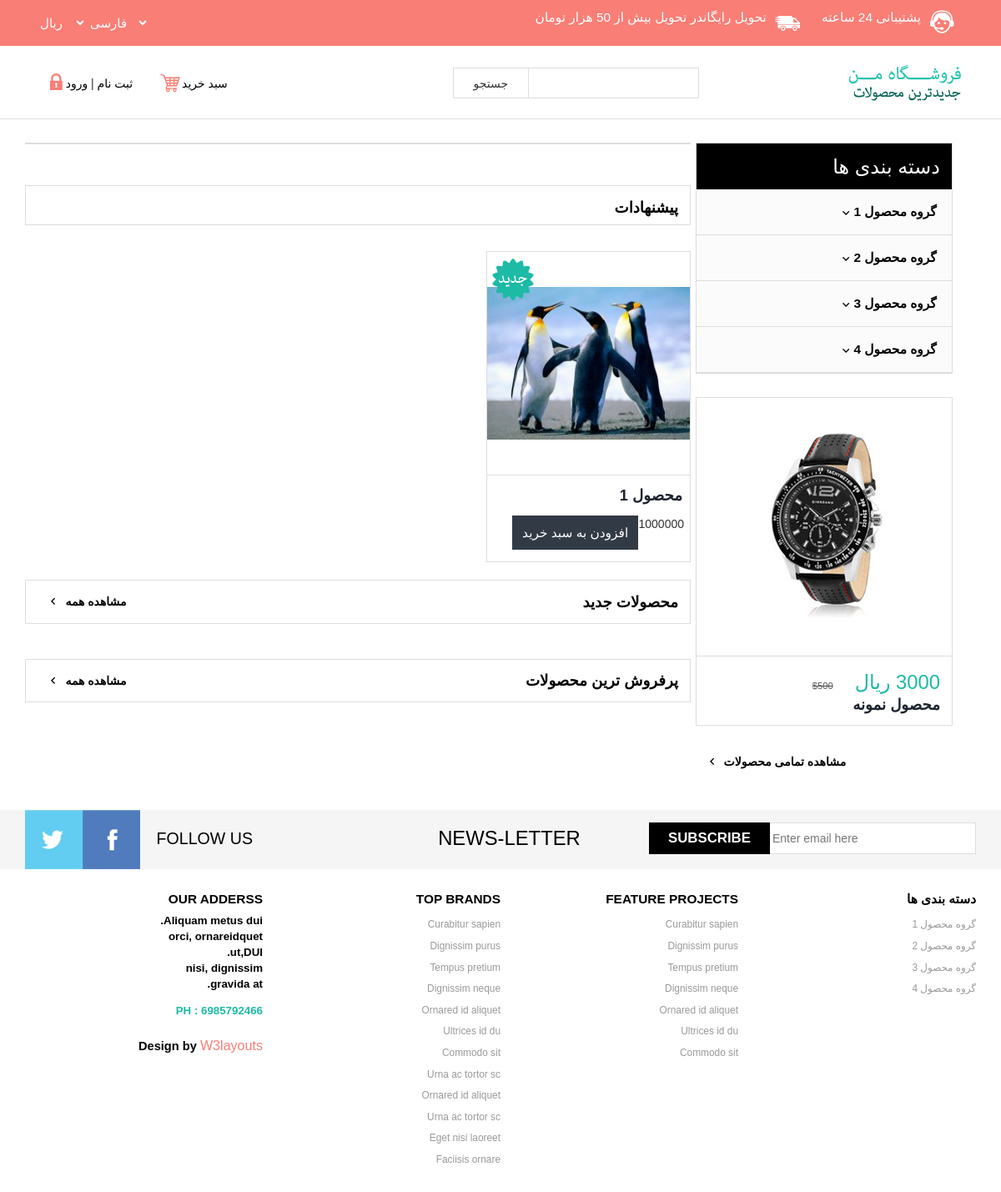
The page / on the database its author committed.
### tables this page shows
CREATE TABLE IF NOT EXISTS `products` (
  `id` int(11) NOT NULL AUTO_INCREMENT,
  `name` varchar(200) NOT NULL,
  `description` text NOT NULL,
  `price` int(11) NOT NULL,
  `group_id` int(11) NOT NULL,
  `manufacturer_id` int(11) NOT NULL,
  `active` tinyint(1) NOT NULL,
  `date_add` bigint(20) NOT NULL,
  `code` int(11) NOT NULL,
  PRIMARY KEY (`id`)
);

CREATE TABLE IF NOT EXISTS `product_pics` (
  `id` int(11) NOT NULL AUTO_INCREMENT,
  `group_id` int(11) NOT NULL,
  `product_id` int(11) NOT NULL,
  `name` varchar(200) NOT NULL,
  `active` tinyint(1) NOT NULL,
  `pic` varchar(1000) NOT NULL,
  `ext` varchar(5) NOT NULL,
  PRIMARY KEY (`id`)
);

CREATE TABLE IF NOT EXISTS `product_groups` (
  `id` bigint(20) NOT NULL AUTO_INCREMENT,
  `name` varchar(200) NOT NULL,
  `date_add` bigint(20) NOT NULL,
  `date_update` bigint(20) NOT NULL,
  `active` tinyint(1) NOT NULL,
  PRIMARY KEY (`id`)
);

### application/views/site/templates/shop.php (the view, shortened to what the rows shown need)
<!DOCTYPE html>
<html>
<head>
    <link href="<?php echo MeansCSS; ?>bootstrap.css" rel="stylesheet" type="text/css" media="all" />
    <link href="<?php echo MeansCSS; ?>style.css" rel="stylesheet" type="text/css" media="all" />
    <link rel="stylesheet" href="<?php echo base_url() . $this->config->item("TemplateMeansCSS"); ?>chosen.css"/>
</head>
<body>
<div class="container">
    <?php
    echo $this->template->content;
    ?>
    <div class="sub-cate">
        <div class=" top-nav rsidebar span_1_of_left">
            <ul class="menu">
                <?php foreach($categories as $cat): ?>
                    <li class="item1"><a href="<?php echo base_url()."Category/".$cat['id']; ?>"><?php echo $cat['name']; ?><img class="arrow-img" src="<?php echo MeansImages; ?>arrow1.png" alt=""/> </a>
                    </li>
                <?php endforeach; ?>
            </ul>
        </div>
    </div>
</div>
<div class="footer">
    <div class="footer-bottom">
        <div class="container">
            <div class="footer-bottom-cate">
                <ul>
                    <?php foreach($categories as $cat): ?>
                        <li><a href="<?php echo base_url()."Category/".$cat['id']; ?>"><?php echo $cat['name'];?></a></li>
                    <?php endforeach;?>
                </ul>
            </div>
        </div>
    </div>
</div>
</body>
</html>

### application/views/site/views/home.php (shortened to what the rows shown need)
<div class="shoes-grid">
    <?php
    if($suggested_products){
        foreach ($suggested_products as $pr){?>
            <div class="col-md-4 chain-grid grid-top-chain">
                <a href="<?php echo base_url()."product/detail/".$pr['id']; ?>"><img class="img-responsive chain" src="<?php echo base_url().config("uploads_path")."images/products/".(($pr['picture']!=NULL)?$pr['picture']['pic']."_250.".$pr['picture']['ext']:"default_250.jpg");?>" alt="<?php echo $pr['name']?>"></a>
                <span class="star"> </span>
                <div class="grid-chain-bottom">
                    <h6><a href="<?php echo base_url()."product/detail/".$pr['id']; ?>"><?php echo $pr['name']?></a></h6>
                    <div class="star-price">
                        <div class="dolor-grid">
                            <span class="price"><?php echo $pr['price']?></span>
                        </div>
                        <a id="<?php echo $pr['id']; ?>" class="now-get get-cart-in" href="#"><?php echo lang("add_to_card"); ?></a>
                    </div>
                </div>
            </div>
        <?php }
    }
    ?>
</div>

### rows shown on the page
products: product_pics.pic (picture), name "محصول 1", price "1000000"
product_groups: name "گروه محصول 1"
product_groups: name "گروه محصول 2"
product_groups: name "گروه محصول 3"
product_groups: name "گروه محصول 4"

### other values the page prints
lang('suggestions') "پیشنهادات"
lang('new_products') "محصولات جدید"
lang('view_all') "مشاهده همه"
lang('best_selling_products') "پرفروش ترین محصولات"
lang('categories') "دسته بندی ها"
lang('sample_product') "محصول نمونه"
